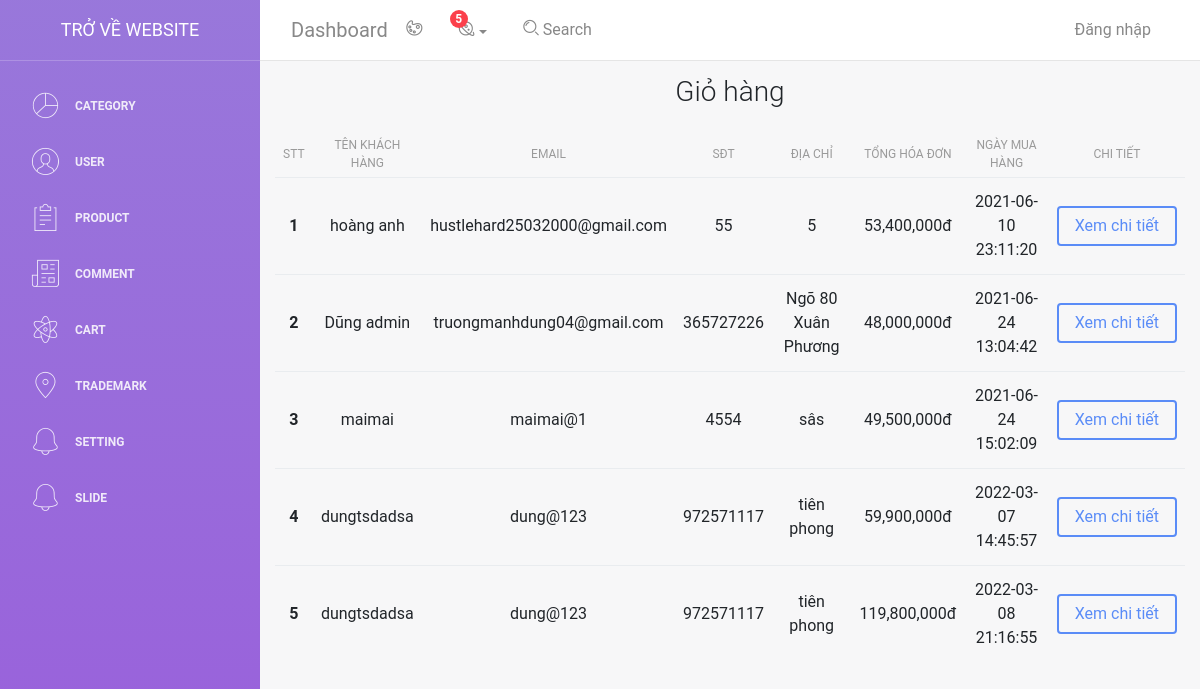
Page /admin/light-bootstrap-dashboard-master/examples/cart.php on the committed database.
### tables this page shows
CREATE TABLE `order` (
  `id` int(11) NOT NULL,
  `id_user` int(11) NOT NULL,
  `name` text NOT NULL,
  `email` text NOT NULL,
  `phone` int(11) NOT NULL,
  `address` text NOT NULL,
  `ghichu` text NOT NULL,
  `tonggia` int(11) NOT NULL,
  `time` datetime NOT NULL,
  `updatetime` datetime NOT NULL
);

### admin/light-bootstrap-dashboard-master/examples/cart.php (the view)
<?php
    include 'header.php';
?>
<div class="container">
    <h3 class="text-center mt-3 mb-3">Giỏ hàng</h3>
    <table class="table">
      <thead>
        <tr>
          <th scope="col" style="text-align: center !important;">STT</th>
          <th scope="col" style="text-align: center !important;">Tên khách hàng</th>
          <th scope="col" style="text-align: center !important;">Email</th>
          <th scope="col" style="text-align: center !important;">SĐT</th>
          <th scope="col" style="text-align: center !important;">Địa Chỉ</th>
          <th scope="col" style="text-align: center !important;">Tổng hóa đơn</th>
          <th scope="col" style="text-align: center !important;">Ngày mua hàng</th>
          <th scope="col" style="text-align: center !important;">Chi tiết</th>
        </tr>
      </thead>
      <tbody>
        <?php
            $sql = "SELECT * FROM `order`";
            $result = $conn->query($sql);
            if($result->num_rows > 0){
                $dem= 0;
                while($row = $result->fetch_assoc()){
                    $dem++;
                    echo '<tr class="text-center">
                            <th style="text-align: center !important;">'.$dem.'</th>
                            <td>'.$row['name'].'</td>
                            <td>'.$row['email'].'</td>
                            <td>'.$row['phone'].'</td>
                            <td>'.$row['address'].'</td>
                            <td>'.number_format($row['tonggia']).'đ</td>
                            <td>'.$row['time'].'</td>
                            <td>
                                <a class="btn btn-primary"href="chitietcart.php?id='.$row['id'].'">Xem chi tiết</a>
                            </td>
                        </tr>';
                }
            }
        ?>
      </tbody>
    </table>
</div>

### rows in the picture
order: name "hoàng anh", email "hustlehard25032000@gmail.com", phone "55", address "5", tonggia "53,400,000", time "2021-06-10 23:11:20"
order: name "Dũng admin", email "truongmanhdung04@gmail.com", phone "365727226", address "Ngõ 80 Xuân Phương", tonggia "48,000,000", time "2021-06-24 13:04:42"
order: name "maimai", email "maimai@1", phone "4554", address "sâs", tonggia "49,500,000", time "2021-06-24 15:02:09"
order: name "dungtsdadsa", email "dung@123", phone "972571117", address "tiên phong", tonggia "59,900,000", time "2022-03-07 14:45:57"
order: name "dungtsdadsa", email "dung@123", phone "972571117", address "tiên phong", tonggia "119,800,000", time "2022-03-08 21:16:55"
